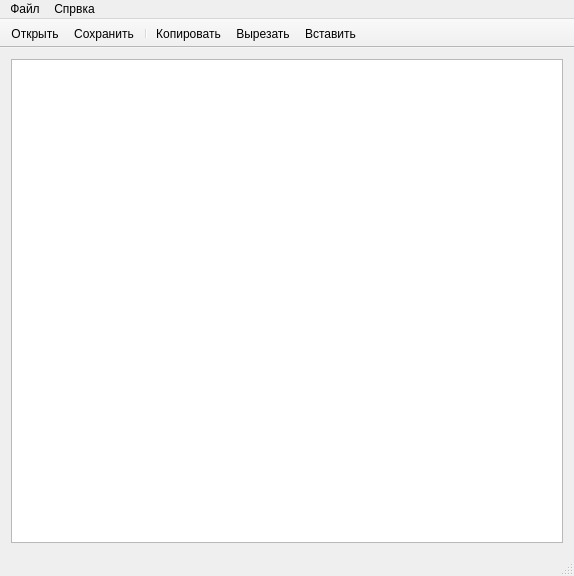
<?xml version="1.0" encoding="UTF-8"?>
<ui version="4.0">
 <class>MainWindow</class>
 <widget class="QMainWindow" name="MainWindow">
  <property name="geometry">
   <rect>
    <x>0</x>
    <y>0</y>
    <width>574</width>
    <height>576</height>
   </rect>
  </property>
  <property name="windowTitle">
   <string>QNotepad</string>
  </property>
  <widget class="QWidget" name="centralWidget">
   <layout class="QVBoxLayout" name="verticalLayout">
    <item>
     <widget class="QPlainTextEdit" name="textEditor"/>
    </item>
   </layout>
  </widget>
  <widget class="QMenuBar" name="menuBar">
   <property name="geometry">
    <rect>
     <x>0</x>
     <y>0</y>
     <width>574</width>
     <height>22</height>
    </rect>
   </property>
   <widget class="QMenu" name="menu">
    <property name="title">
     <string>Файл</string>
    </property>
    <addaction name="actionOpen"/>
    <addaction name="actionSave"/>
    <addaction name="actionSaveAs"/>
    <addaction name="separator"/>
    <addaction name="actionExit"/>
   </widget>
   <widget class="QMenu" name="menu_2">
    <property name="title">
     <string>Спрвка</string>
    </property>
    <addaction name="actionAbout"/>
   </widget>
   <addaction name="menu"/>
   <addaction name="menu_2"/>
  </widget>
  <widget class="QToolBar" name="mainToolBar">
   <property name="movable">
    <bool>false</bool>
   </property>
   <attribute name="toolBarArea">
    <enum>TopToolBarArea</enum>
   </attribute>
   <attribute name="toolBarBreak">
    <bool>false</bool>
   </attribute>
   <addaction name="actionOpen"/>
   <addaction name="actionSave"/>
   <addaction name="separator"/>
   <addaction name="actionCopy"/>
   <addaction name="actionCut"/>
   <addaction name="actionPaste"/>
  </widget>
  <widget class="QStatusBar" name="statusBar"/>
  <action name="actionOpen">
   <property name="icon">
    <iconset resource="res.qrc">
     <normaloff>:/icon/icon/file-document.png</normaloff>:/icon/icon/file-document.png</iconset>
   </property>
   <property name="text">
    <string>Открыть</string>
   </property>
  </action>
  <action name="actionSave">
   <property name="icon">
    <iconset resource="res.qrc">
     <normaloff>:/icon/icon/content-save.png</normaloff>:/icon/icon/content-save.png</iconset>
   </property>
   <property name="text">
    <string>Сохранить</string>
   </property>
  </action>
  <action name="actionSaveAs">
   <property name="icon">
    <iconset resource="res.qrc">
     <normaloff>:/icon/icon/content-save-settings.png</normaloff>:/icon/icon/content-save-settings.png</iconset>
   </property>
   <property name="text">
    <string>Сохранить как</string>
   </property>
  </action>
  <action name="actionExit">
   <property name="icon">
    <iconset resource="res.qrc">
     <normaloff>:/icon/icon/exit-to-app.png</normaloff>:/icon/icon/exit-to-app.png</iconset>
   </property>
   <property name="text">
    <string>Выход</string>
   </property>
  </action>
  <action name="actionCopy">
   <property name="icon">
    <iconset resource="res.qrc">
     <normaloff>:/icon/icon/content-copy.png</normaloff>:/icon/icon/content-copy.png</iconset>
   </property>
   <property name="text">
    <string>Копировать</string>
   </property>
  </action>
  <action name="actionCut">
   <property name="icon">
    <iconset resource="res.qrc">
     <normaloff>:/icon/icon/content-cut.png</normaloff>:/icon/icon/content-cut.png</iconset>
   </property>
   <property name="text">
    <string>Вырезать</string>
   </property>
  </action>
  <action name="actionPaste">
   <property name="icon">
    <iconset resource="res.qrc">
     <normaloff>:/icon/icon/content-paste.png</normaloff>:/icon/icon/content-paste.png</iconset>
   </property>
   <property name="text">
    <string>Вставить</string>
   </property>
  </action>
  <action name="actionAbout">
   <property name="text">
    <string>О программе</string>
   </property>
  </action>
 </widget>
 <layoutdefault spacing="6" margin="11"/>
 <resources>
  <include location="res.qrc"/>
 </resources>
 <connections/>
</ui>
